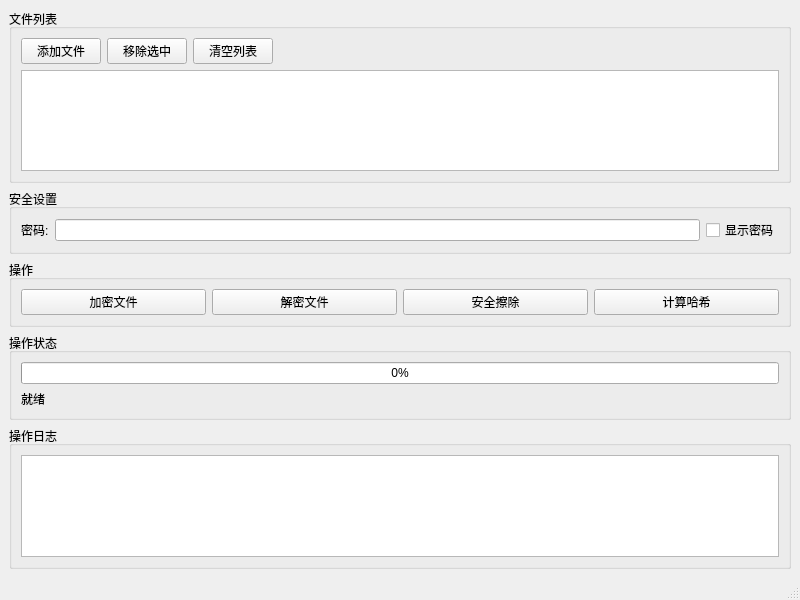
<?xml version="1.0" encoding="UTF-8"?>
<ui version="4.0">
 <class>MainWindow</class>
 <widget class="QMainWindow" name="MainWindow">
  <property name="geometry">
   <rect>
    <x>0</x>
    <y>0</y>
    <width>800</width>
    <height>600</height>
   </rect>
  </property>
  <property name="windowTitle">
   <string>跨平台文件安全管理系统</string>
  </property>
  <widget class="QWidget" name="centralwidget">
   <layout class="QVBoxLayout" name="verticalLayout">
    <item>
     <widget class="QGroupBox" name="groupBox">
      <property name="title">
       <string>文件列表</string>
      </property>
      <layout class="QVBoxLayout" name="verticalLayout_2">
       <item>
        <layout class="QHBoxLayout" name="horizontalLayout">
         <item>
          <widget class="QPushButton" name="addFilesButton">
           <property name="text">
            <string>添加文件</string>
           </property>
          </widget>
         </item>
         <item>
          <widget class="QPushButton" name="removeSelectedButton">
           <property name="text">
            <string>移除选中</string>
           </property>
          </widget>
         </item>
         <item>
          <widget class="QPushButton" name="clearListButton">
           <property name="text">
            <string>清空列表</string>
           </property>
          </widget>
         </item>
         <item>
          <spacer name="horizontalSpacer">
           <property name="orientation">
            <enum>Qt::Horizontal</enum>
           </property>
           <property name="sizeHint" stdset="0">
            <size>
             <width>40</width>
             <height>20</height>
            </size>
           </property>
          </spacer>
         </item>
        </layout>
       </item>
       <item>
        <widget class="QListWidget" name="fileListWidget">
         <property name="selectionMode">
          <enum>QAbstractItemView::ExtendedSelection</enum>
         </property>
        </widget>
       </item>
      </layout>
     </widget>
    </item>
    <item>
     <widget class="QGroupBox" name="groupBox_2">
      <property name="title">
       <string>安全设置</string>
      </property>
      <layout class="QVBoxLayout" name="verticalLayout_3">
       <item>
        <layout class="QHBoxLayout" name="horizontalLayout_2">
         <item>
          <widget class="QLabel" name="label">
           <property name="text">
            <string>密码:</string>
           </property>
          </widget>
         </item>
         <item>
          <widget class="QLineEdit" name="passwordLineEdit"/>
         </item>
         <item>
          <widget class="QCheckBox" name="showPasswordCheckBox">
           <property name="text">
            <string>显示密码</string>
           </property>
          </widget>
         </item>
        </layout>
       </item>
      </layout>
     </widget>
    </item>
    <item>
     <widget class="QGroupBox" name="groupBox_3">
      <property name="title">
       <string>操作</string>
      </property>
      <layout class="QGridLayout" name="gridLayout">
       <item row="0" column="0">
        <widget class="QPushButton" name="encryptButton">
         <property name="text">
          <string>加密文件</string>
         </property>
        </widget>
       </item>
       <item row="0" column="1">
        <widget class="QPushButton" name="decryptButton">
         <property name="text">
          <string>解密文件</string>
         </property>
        </widget>
       </item>
       <item row="0" column="2">
        <widget class="QPushButton" name="wipeButton">
         <property name="text">
          <string>安全擦除</string>
         </property>
        </widget>
       </item>
       <item row="0" column="3">
        <widget class="QPushButton" name="calculateHashButton">
         <property name="text">
          <string>计算哈希</string>
         </property>
        </widget>
       </item>
      </layout>
     </widget>
    </item>
    <item>
     <widget class="QGroupBox" name="groupBox_4">
      <property name="title">
       <string>操作状态</string>
      </property>
      <layout class="QVBoxLayout" name="verticalLayout_4">
       <item>
        <widget class="QProgressBar" name="progressBar">
         <property name="value">
          <number>0</number>
         </property>
        </widget>
       </item>
       <item>
        <widget class="QLabel" name="statusLabel">
         <property name="text">
          <string>就绪</string>
         </property>
        </widget>
       </item>
      </layout>
     </widget>
    </item>
    <item>
     <widget class="QGroupBox" name="groupBox_5">
      <property name="title">
       <string>操作日志</string>
      </property>
      <layout class="QVBoxLayout" name="verticalLayout_5">
       <item>
        <widget class="QTextEdit" name="logTextEdit">
         <property name="readOnly">
          <bool>true</bool>
         </property>
        </widget>
       </item>
      </layout>
     </widget>
    </item>
   </layout>
  </widget>
  <widget class="QStatusBar" name="statusbar"/>
 </widget>
 <resources/>
 <connections/>
</ui>
